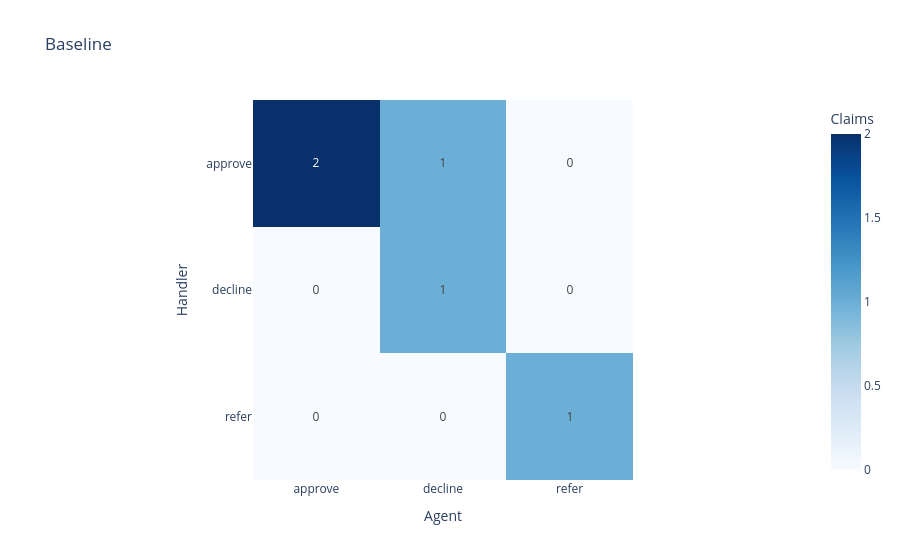

Here is the notebook cell this chart was saved with:
### Code cell
baseline_table = pd.concat(baseline_tables, ignore_index=True)
show_confusion_matrix(baseline_table, "Baseline")

### Figure 1 — Plotly figure (JSON) as saved in the notebook; plotly's stock layout.template omitted (floating-point values rounded to 4 significant figures)
{"data": [{"coloraxis": "coloraxis", "hovertemplate": "Agent: %{x}<br>Handler: %{y}<br>Claims: %{z}<extra></extra>", "name": "0", "texttemplate": "%{z}", "type": "heatmap", "x": ["approve", "decline", "refer"], "xaxis": "x", "y": ["approve", "decline", "refer"], "yaxis": "y", "z": [[2, 1, 0], [0, 1, 0], [0, 0, 1]]}], "layout": {"coloraxis": {"autocolorscale": false, "colorbar": {"title": {"text": "Claims"}}, "colorscale": [[0, "rgb(247,251,255)"], [0.125, "rgb(222,235,247)"], [0.25, "rgb(198,219,239)"], [0.375, "rgb(158,202,225)"], [0.5, "rgb(107,174,214)"], [0.625, "rgb(66,146,198)"], [0.75, "rgb(33,113,181)"], [0.875, "rgb(8,81,156)"], [1, "rgb(8,48,107)"]]}, "title": {"text": "Baseline"}, "xaxis": {"anchor": "y", "constrain": "domain", "domain": [0, 1], "scaleanchor": "y", "title": {"text": "Agent"}}, "yaxis": {"anchor": "x", "autorange": "reversed", "constrain": "domain", "domain": [0, 1], "title": {"text": "Handler"}}}}
